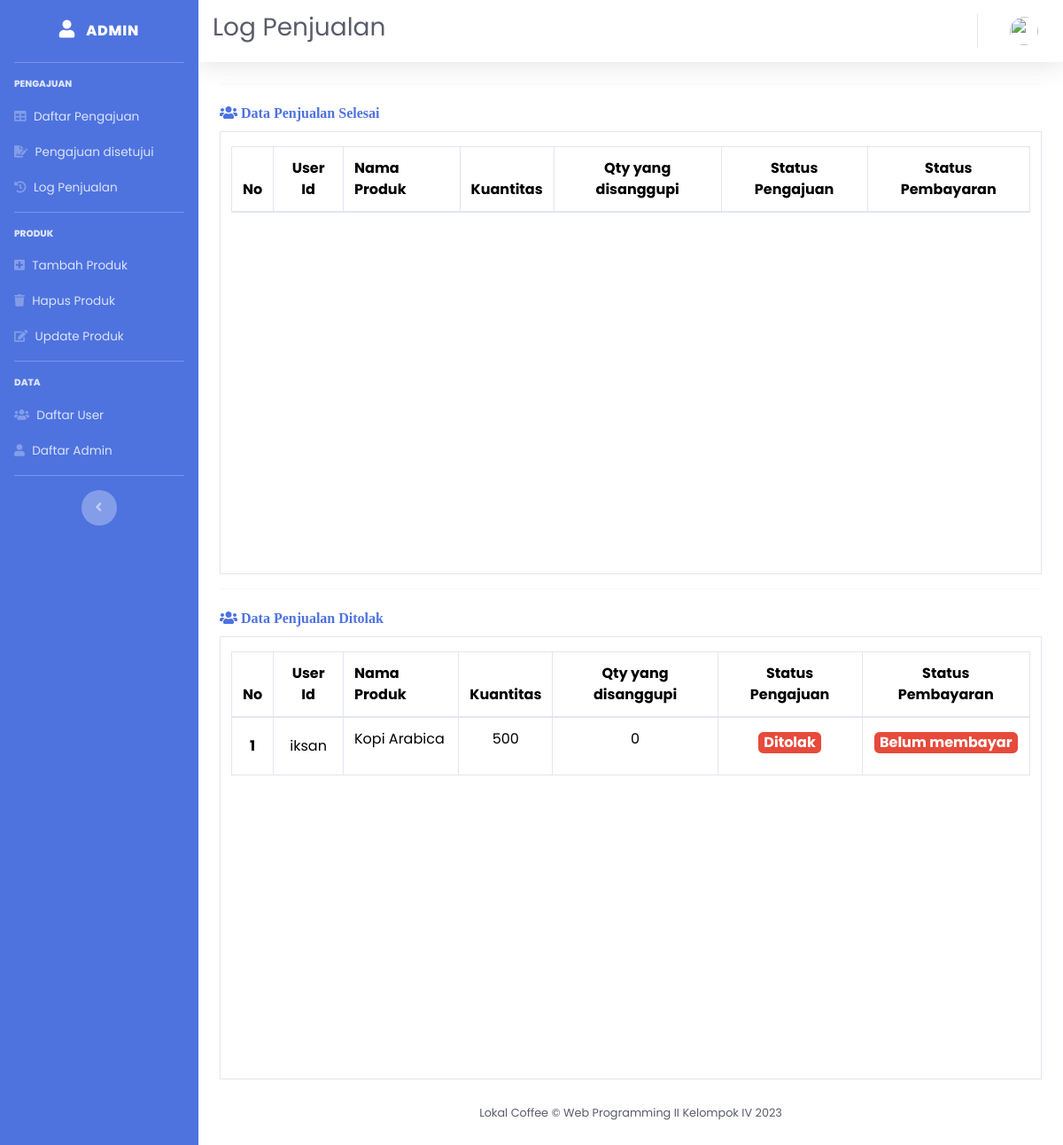
Page /index.php/admin/logPenjualan on the committed database.
### tables this page shows
CREATE TABLE `orders` (
  `orderId` int(11) NOT NULL,
  `userId` int(11) NOT NULL,
  `paymentStatus` int(11) NOT NULL,
  `statusPengajuan` int(11) NOT NULL
);

CREATE TABLE `users` (
  `userId` int(11) NOT NULL,
  `name` varchar(150) NOT NULL,
  `username` varchar(150) NOT NULL,
  `email` varchar(150) NOT NULL,
  `phoneNumber` varchar(20) NOT NULL,
  `password` varchar(500) NOT NULL,
  `userImage` varchar(256) NOT NULL,
  `nationality` varchar(150) NOT NULL,
  `tanggalDibuat` date NOT NULL
);

CREATE TABLE `products` (
  `productId` int(11) NOT NULL,
  `productName` varchar(150) NOT NULL,
  `productDes` longtext NOT NULL,
  `price` float NOT NULL,
  `productImage` varchar(256) NOT NULL,
  `minOrder` int(11) NOT NULL
);

CREATE TABLE `detail_orders` (
  `detailId` int(11) NOT NULL,
  `orderId` int(11) NOT NULL,
  `productId` int(11) NOT NULL,
  `quantity` int(11) NOT NULL,
  `quantityDisetujui` int(11) NOT NULL
);

### application/controllers/admin.php (called while the page is built, shortened)
<?php
class Admin extends CI_Controller
{
    public function __construct()
    {
        $this->load->library('form_validation');
    }
    public function logPenjualan()
    {
        $data['judul'] = 'Log Penjualan';
        $data['admin'] = $this->ModelAdmin->cekData(['adminName' => $this->session->userdata('adminName')])->row_array();
        $data['role'] = 'admin';
        $data['order'] = $this->ModelOrders->getOrders()->result_array();
        $this->load->view('temp/header', $data);
        $this->load->view('temp/sidebar_admin', $data);
        $this->load->view('temp/topbar', $data);
        $this->load->view('admin/log-penjualan', $data);
        $this->load->view('temp/footer');
    }
}

### index.php (called while the page is built, shortened)
<?php
require_once BASEPATH.'core/CodeIgniter.php';

### application/models/ModelOrders.php (called while the page is built, shortened)
<?php
class ModelOrders extends CI_Model
{
    public function getOrders()
    {
        return $this->db->get('orders');
    }
    public function detailOrdersWhere($where)
    {
        return $this->db->get_where('detail_orders', $where);
    }
}

### application/models/ModelUser.php (called while the page is built, shortened)
<?php
class ModelUser extends CI_Model
{
    public function cekData($where = null)
    {
        return $this->db->get_where('users', $where);
    }
}

### application/models/ModelProduct.php (called while the page is built, shortened)
<?php
class ModelProduct extends CI_Model
{
    public function productsWhere($where)
    {
        return $this->db->get_where('products', $where);
    }
}

### application/views/admin/log-penjualan.php (the view, shortened to what this page needs)
<div class="container-fluid">
    <hr class="sidebar-divider">
    <div class="page-header">
        <span class="fas fa-users text-primary mt-2 "> Data Penjualan Selesai</span>
    </div>
    <div class="table-responsive table-bordered col-12 mt-2" style="height:500px;">
        <table class="table mt-3">
            <thead>
                <tr>
                    <th scope="col" class="text-center">No</th>
                    <th scope="col" class="text-center">User Id</th>
                    <th scope="col">Nama Produk</th>
                    <th scope="col" class="text-center">Kuantitas</th>
                    <th scope="col" class="text-center">Qty yang disanggupi</th>
                    <th scope="col" class="text-center">Status Pengajuan</th>
                    <th scope="col" class="text-center">Status Pembayaran</th>
                </tr>
            </thead>
        </table>
    </div>
    <hr class="sidebar-divider">
    <div class="page-header">
        <span class="fas fa-users text-primary mt-2 "> Data Penjualan Ditolak</span>
    </div>
    <div class="table-responsive table-bordered col-12 mt-2" style="height: 500px;">
        <table class="table mt-3">
            <thead>
                <tr>
                    <th scope="col" class="text-center">No</th>
                    <th scope="col" class="text-center">User Id</th>
                    <th scope="col">Nama Produk</th>
                    <th scope="col" class="text-center">Kuantitas</th>
                    <th scope="col" class="text-center">Qty yang disanggupi</th>
                    <th scope="col" class="text-center">Status Pengajuan</th>
                    <th scope="col" class="text-center">Status Pembayaran</th>
                </tr>
            </thead>
            <tbody>
                <?php $a = 1;
                foreach ($order as $o) {
                    if ($o['statusPengajuan'] == 2) { ?>
                        <tr>
                            <th scope="row" class="text-center align-middle"><?= $a++; ?></th>
                            <?php $name = $this->ModelUser->cekData(['userId' => $o['userId']])->result_array(); ?>
                            <td class="text-center align-middle">
                                <?php
                                foreach ($name as $n) {
                                    echo $n['name'];
                                }
                                ?>
                            </td>
                            <?php $detail = $this->ModelOrders->detailOrdersWhere(['orderId' => $o['orderId']])->result_array(); ?>
                            <td class="align-middle"><?php foreach ($detail as $d) {
                                                            $detail_product = $this->ModelProduct->productsWhere(['productId' => $d['productId']])->result_array();
                                                            foreach ($detail_product as $d) {
                                                                echo "<p>" . $d['productName'] . '</p>';
                                                            }
                                                        } ?></td>
                            <td class="text-center align-middle"><?php foreach ($detail as $d) {
                                                                        echo '<p>' . $d['quantity'] . '</p>';
                                                                    } ?></td>
                            <td class="text-center align-middle"><?php foreach ($detail as $d) {
                                                                        echo '<p>' . $d['quantityDisetujui'] . '</p>';
                                                                    } ?></td>
                            <td class="text-center align-middle">
                                <span class="badge badge-danger fs-6 mb-2">Ditolak</span>
                            </td>
                            <td class="text-center align-middle">
                                <span class='badge badge-danger fs-6 mb-2'>Belum membayar</span>
                            </td>
                        </tr>
                <?php }
                } ?>
            </tbody>
        </table>
    </div>
</div>
</div>

### asset/css/style.css (style rules this page uses)
* { margin: 0; padding: 0; box-sizing: border-box; font-family: "poppins", sans-serif; }
body { min-height: 100vh; display: flex; align-items: center; justify-content: center; }

### rows in the picture
users: name "iksan"
detail_orders: quantity "500", quantityDisetujui "0"
products: productName "Kopi Arabica"

### other values in the picture
$judul "Log Penjualan"
